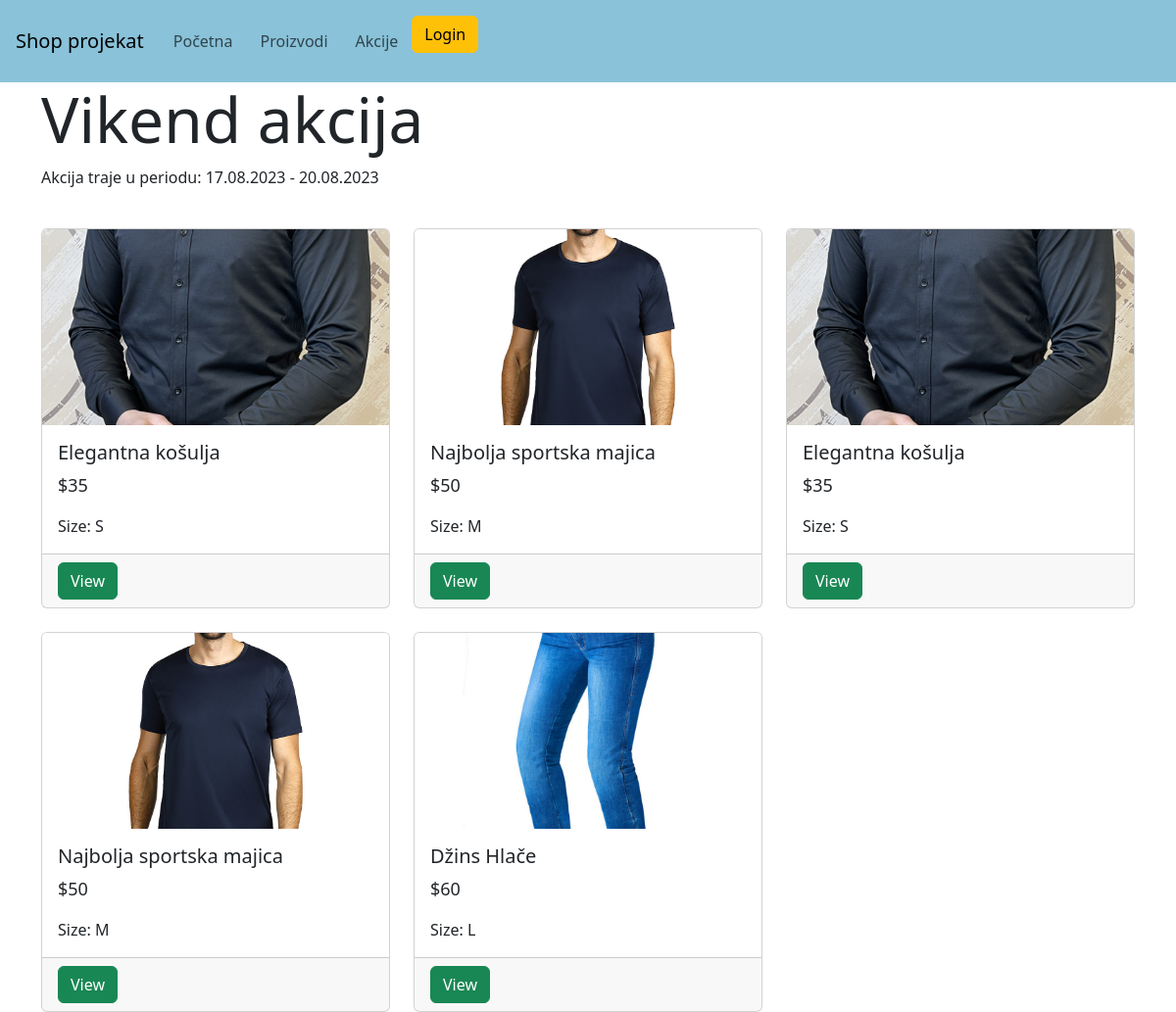
Page /discount.php?id=1 on the committed database.
### tables this page shows
CREATE TABLE `discounts` (
  `discount_id` int(11) NOT NULL,
  `name` varchar(255) NOT NULL,
  `start_date` date NOT NULL,
  `end_date` date NOT NULL
);

CREATE TABLE `products` (
  `product_id` int(11) NOT NULL,
  `name` varchar(255) NOT NULL,
  `price` varchar(255) NOT NULL,
  `size` varchar(255) NOT NULL,
  `image` varchar(255) NOT NULL,
  `created_at` datetime NOT NULL DEFAULT current_timestamp()
);

### app/classes/Product.php (called while the page is built, shortened)
<?php
class Product{
    public function __construct(){
        global $conn;
        $this->conn = $conn;
    }
}

### app/classes/Discount.php (called while the page is built, shortened)
<?php
require_once 'Product.php';
class Discount extends Product
{
    public function get_one_discount($discount_id)
    {
        $sql = "SELECT * from discounts WHERE discount_id = ?";
        $stmt = $this->conn->prepare($sql);
        $stmt->bind_param("i", $discount_id);
        $stmt->execute();
        $result = $stmt->get_result();
        return $result->fetch_assoc();
    }
    public function get_one_discount_with_product($discount_id){
        $sql = "SELECT  p.product_id, p.name as naziv_artikla, p.price, p.size, p.image
                FROM product_discounts pd
                INNER JOIN products p ON pd.product_id = p.product_id
                WHERE pd.discount_id = ?;";
        $stmt = $this->conn->prepare($sql);
        $stmt->bind_param("i", $discount_id);
        $stmt->execute();
        $result = $stmt->get_result();
        return $result->fetch_all(MYSQLI_ASSOC);
    }
}

### app/classes/Utils.php (called while the page is built)
<?php
class Utils
{
    function format_date($date)
    {
        $timestamp = strtotime($date);
        return date('d.m.Y', $timestamp);
    }
}

### discount.php (the view, shortened to what this page needs)
<?php
require_once 'inc/header.php';
require_once('app/classes/Discount.php');
require_once('app/classes/Product.php');
require_once('app/classes/Utils.php');
$discount = new Discount();
if (isset($_GET['id'])) {
    $discount_id = $_GET['id'];
} else {
    echo "Invalid discount ID.";
    exit;
}
$products = $discount->get_one_discount_with_product($discount_id);
$thisDiscount = $discount->get_one_discount($discount_id);
$utils = new Utils();
?>
<h2 class="display-3"><?php echo $thisDiscount['name']; ?></h2>
<p>Akcija traje u periodu: <?php echo $utils->format_date($thisDiscount['start_date']); ?> - <?php echo $utils->format_date($thisDiscount['end_date']); ?></p>
<div class="row row-cols-1 row-cols-md-2 row-cols-lg-3 g-4 mt-3">
    <?php foreach ($products as $product) : ?>
        <div class="col">
            <div class="card h-100">
                <img src="public/images/<?php echo $product['image']; ?>" class="card-img-top" alt="Product Image" style="object-fit: cover; height: 200px;">
                <div class="card-body">
                    <h5 class="card-title"><?php echo $product['naziv_artikla']; ?></h5>
                    <p class="card-text" style="font-size: 18px;">$<?php echo $product['price']; ?></p>
                    <p class="card-text">Size: <?php echo $product['size']; ?></p>
                </div>
                <div class="card-footer">
                    <a href="product.php?id=<?= $product['product_id']; ?>" class="btn btn-success">View</a>
                </div>
            </div>
        </div>
    <?php endforeach; ?>
</div>

### public/css/style.css (style rules this page uses)
:root { --prussian-blue: #012a4aff; --indigo-dye: #013a63ff; --indigo-dye-2: #01497cff; --indigo-dye-3: #014f86ff; --ucla-blue: #2a6f97ff; --cerulean: #2c7da0ff; --air-force-blue: #468fafff; --air-superiority-blue: #61a5c2ff; --sky-blue: #89c2d9ff; --light-blue: #a9d6e5ff; --orange: #ff9f1aff; }
body { font-family: Arial, sans-serif; margin: 0; padding: 0; background-color: var(--prussian-blue); color: white; }

### rows in the picture
discounts: name "Vikend akcija", start_date "17.08.2023", end_date "20.08.2023"
products: image (picture), name "Elegantna košulja", price "35", size "S"
products: image (picture), name "Najbolja sportska majica", price "50", size "M"
products: image (picture), name "Džins Hlače", price "60", size "L"
